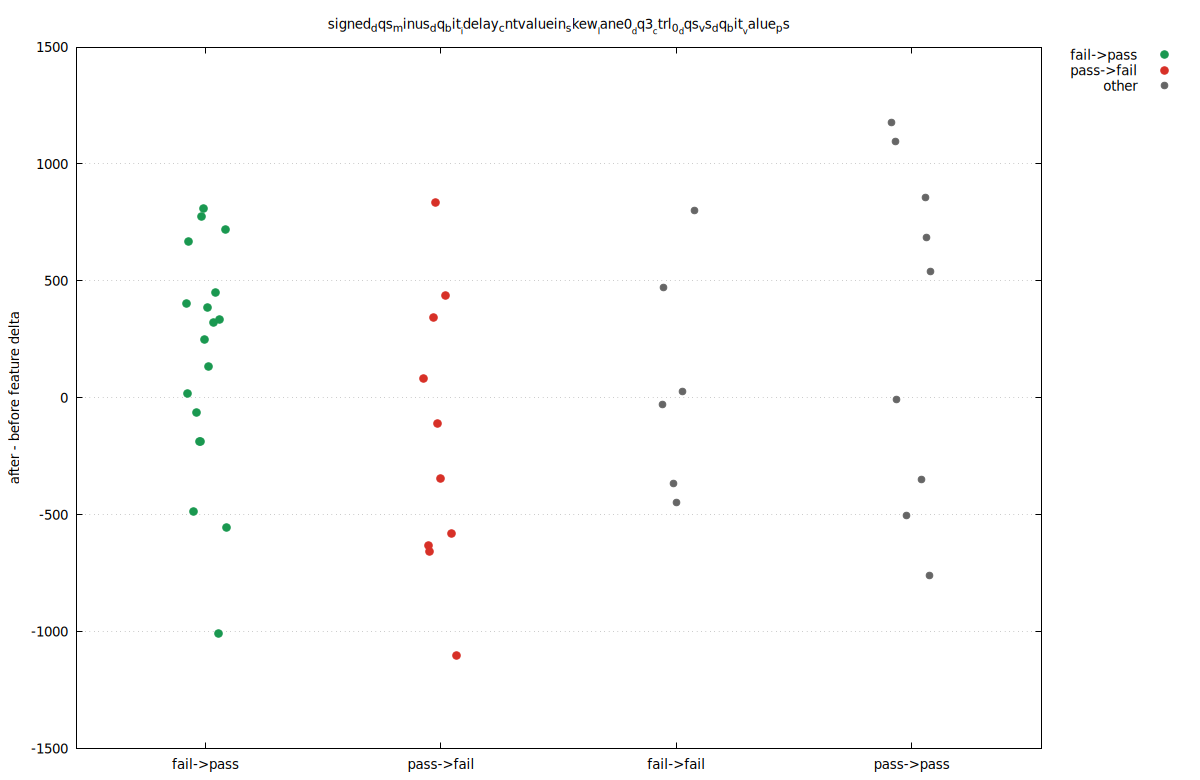

The gnuplot source for this figure:
set terminal pngcairo size 1200,780 enhanced font 'DejaVu Sans,10'
set output 'delta_12.png'
set datafile separator comma
set key outside right top
set grid ytics
set xrange [0.45:4.55]
set xtics ('fail->pass' 1, 'pass->fail' 2, 'fail->fail' 3, 'pass->pass' 4)
set ylabel 'after - before feature delta'
set title 'signed_dqs_minus_dq_bit__idelay_cntvaluein_skew__lane0__dq3__ctrl_0__dqs_vs_dq_bit__value_ps'
plot \
  'delta_12.dat' using 1:3 with points pt 7 ps 1.25 lc rgb '#1a9850' title 'fail->pass', \
  'delta_12.dat' using 1:4 with points pt 7 ps 1.25 lc rgb '#d73027' title 'pass->fail', \
  'delta_12.dat' using 1:5 with points pt 7 ps 1.1 lc rgb '#666666' title 'other'
